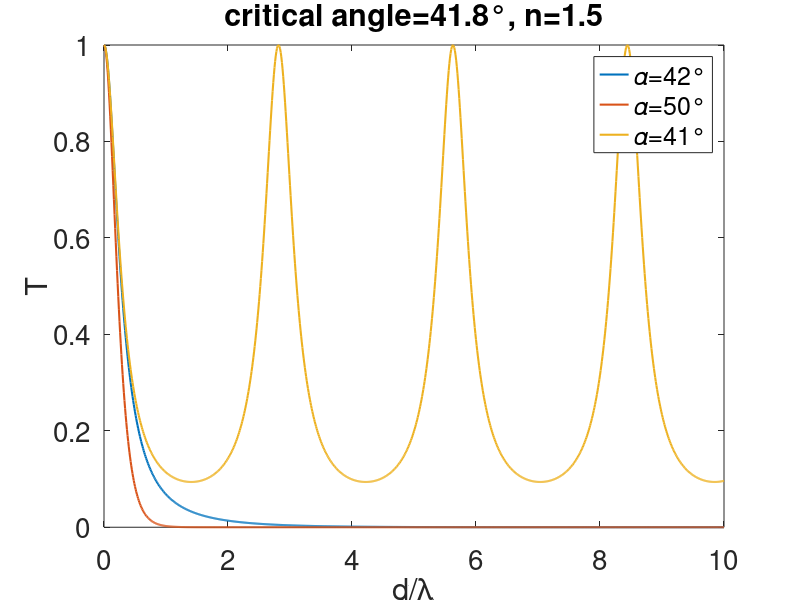

Source code (MATLAB):
n = 1.5;
% gap distance in unit of wave lengths.
d = [0:.01:10];

function t = transCoeff(n, cosalpha, coseta, d)
  xi = 2 * pi * coseta * d;
  a = n * n * cosalpha * cosalpha + coseta * coseta;
  a *= a;
  sinhxi = sinh(xi);
  a *= sinhxi * sinhxi;
  b = 4 * n * n * cosalpha * cosalpha * coseta * coseta;
  t = b / (a + b);
endfunction

% critical angle is 41.8deg for n=1.5.
alpha1 = 42.0 * pi / 180;
cosalpha1 = cos(alpha1);
sinalpha1 = sin(alpha1);
coseta1 = sqrt(n * n * sinalpha1 * sinalpha1 - 1);

tval1 = arrayfun(@(x) transCoeff(n, cosalpha1, coseta1, x), d);

alpha2 = 50.0 * pi / 180;
cosalpha2 = cos(alpha2);
sinalpha2 = sin(alpha2);
coseta2 = sqrt(n * n * sinalpha2 * sinalpha2 - 1);
tval2 = arrayfun(@(x) transCoeff(n, cosalpha2, coseta2, x), d);

alpha3 = 41 * pi / 180;
cosalpha3 = cos(alpha3);
sinalpha3 = sin(alpha3);
coseta3 = sqrt(n * n * sinalpha3 * sinalpha3 - 1);
tval3 = arrayfun(@(x) transCoeff(n, cosalpha3, coseta3, x), d);

plot(d, tval1, 'linewidth', 1.5, d, tval2, 'linewidth', 1.5, d, tval3, 'linewidth', 1.5);
title('critical angle=41.8\deg, n=1.5');
set(gca, 'fontsize', 20);
xlabel("d/λ");
ylabel("T");
h = legend('𝛼=42\deg', '𝛼=50\deg', '𝛼=41\deg');
